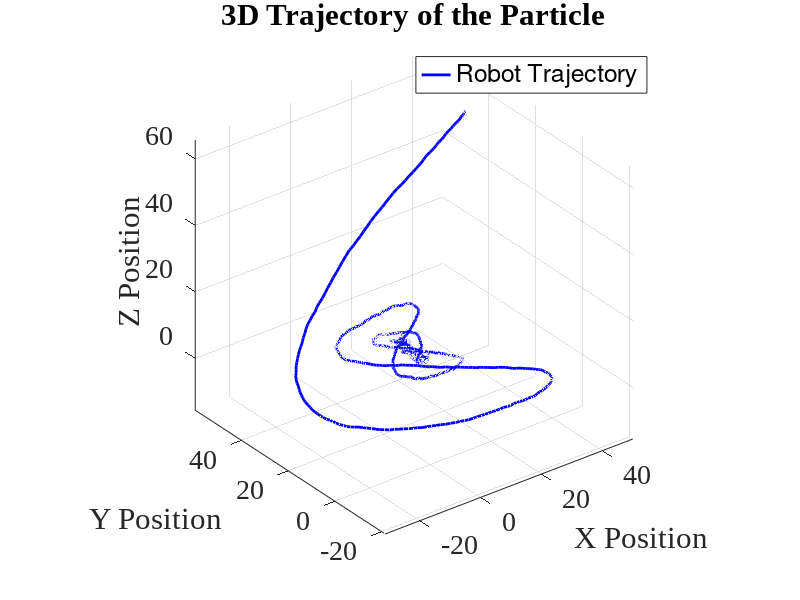
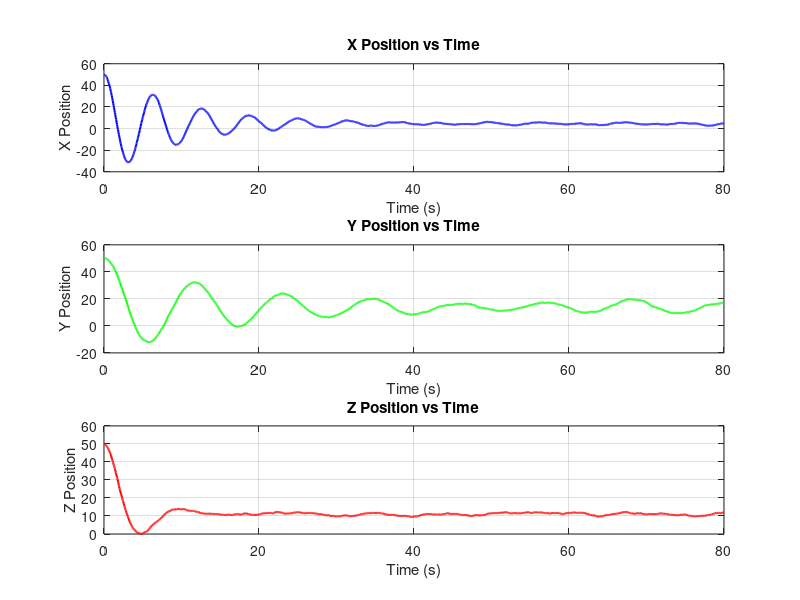

Source code (MATLAB) for these figures, in order: (Note: this script raises an error after producing the figures.)
% Initial conditions
positionx = 50; 
positiony = 50; 
positionz = 50; 
velocityx = -2; 
velocityy = -2;
velocityz = -2;                                                        

t = 0; 
dt = 0.04; % time-step 
num_steps = 2000; % Define the number of simulation steps

% Storage for plotting & data
positionxs = zeros(num_steps, 1);  
positionys = zeros(num_steps, 1);  
positionzs = zeros(num_steps, 1);  
velocitiesx = zeros(num_steps, 1); 
velocitiesy = zeros(num_steps, 1); 
velocitiesz = zeros(num_steps, 1); 
outputs = zeros(num_steps, 6); 
% outputs = zeros(num_steps, 1);

% Create single particle
p = [positionx, velocityx, positiony, velocityy, positionz, velocityz]; 

for j = 1:num_steps
    k_posx = -1;
    k_velx = -0.2;
    k_posy = -0.3;
    k_vely = -0.1;
    k_posz = -0.5;
    k_velz = -0.5;

    ax = k_posx * p(1) + k_velx * p(2); 
    ay = k_posy * p(3) + k_vely * p(4);
    az = k_posz * p(5) + k_velz * p(6); 


    a = [ax, ay, az];  % enforce column
    % A'
    A = [1, dt, 0, 0, 0, 0; 
         0, 1, 0, 0, 0, 0; 
         0, 0, 1, dt, 0, 0; 
         0, 0, 0, 1, 0, 0; 
         0, 0, 0, 0, 1, dt; 
         0, 0, 0, 0, 0, 1]; 
    % B'
    B = [dt^2/2, 0, 0; 
         dt, 0, 0; 
         0, dt^2/2, 0; 
         0, dt, 0; 
         0, 0, dt^2/2; 
         0, 0, dt]; 

    process_noise = 0.3 * [1,1,1,1,1,1] .* rand(size(p));
    p = p * A' + a * B' + process_noise;  % clean matrix math

    % Store values for plotting
    positionxs(j) = p(1); % x
    positionys(j) = p(3); % y
    positionzs(j) = p(5); % z
    t = t + dt; 
    velocitiesx(j) = p(2); % vx
    velocitiesy(j) = p(4); % vy
    velocitiesz(j) = p(6); % vz

    % Output generation 
    observation_noise = 0.05 * randn(1,6); 
    C = [1,0,0,0,0,0;
         0,20,0,0,0,0;
         0,0,1,0,0,0;
         0,0,0,2,0,0;
         0,0,0,0,1,0;
         0,0,0,0,0,2]; 
    outputs(j,:) = p * C + observation_noise; 
    % output shape: 1 * 6 vector; 

end

% Save for output 
save('positions.mat', 'positionxs', 'positionys', 'positionzs'); 
save('velocities.mat', 'velocitiesx', 'velocitiesy', 'velocitiesz'); 
save('outputs.mat', 'outputs'); 

% Plot results as a 3D line
figure;
% 3D line plot of the particle trajectory
plot3(positionxs, positionys, positionzs, 'b', 'DisplayName', 'Robot Trajectory', 'LineWidth', 2);
xlabel('X Position', 'FontSize', 12);
ylabel('Y Position', 'FontSize', 12);
zlabel('Z Position', 'FontSize', 12);
title('3D Trajectory of the Particle','FontSize', 32);
legend('Location','best');
grid on;
set(gca, 'FontSize', 20)
set(gca, 'FontName', 'Times New Roman')
axis equal;
view(3); % Set default 3D view

% figure;
% plot3(history_xx, history_xy, history_xz, 'r', 'DisplayName', 'True Position', 'LineWidth', 3); hold on;
% plot3(history_particles(:,1), history_particles(:,3), history_particles(:,5), 'b', 'DisplayName', 'Estimated Position', 'LineWidth', 2);
% xlabel('X Position', 'FontSize', 12);
% ylabel('Y Position', 'FontSize', 12);
% zlabel('Z Position', 'FontSize', 12);
% legend('Location','best');
% title('3D Position Estimation Over Time', 'FontSize', 32);
% grid on;
% set(gca, 'FontSize', 20)
% set(gca, 'FontName', 'Times New Roman')
% hold off;


% Create time vector for plotting
time = (0:dt:(num_steps-1)*dt)';

% Create figure for position vs time plots
figure('Position', [100, 100, 900, 700]);

% Plot X position vs time
subplot(3,1,1);
plot(time, positionxs, 'b-', 'LineWidth', 1.5);
grid on;
xlabel('Time (s)');
ylabel('X Position');
title('X Position vs Time');

% Plot Y position vs time
subplot(3,1,2);
plot(time, positionys, 'g-', 'LineWidth', 1.5);
grid on;
xlabel('Time (s)');
ylabel('Y Position');
title('Y Position vs Time');

% Plot Z position vs time
subplot(3,1,3);
plot(time, positionzs, 'r-', 'LineWidth', 1.5);
grid on;
xlabel('Time (s)');
ylabel('Z Position');
title('Z Position vs Time');

% Adjust spacing between subplots
tight = get(gcf, 'Position');
set(gcf, 'Position', tight);
sgtitle('Position vs Time for Each Coordinate');
